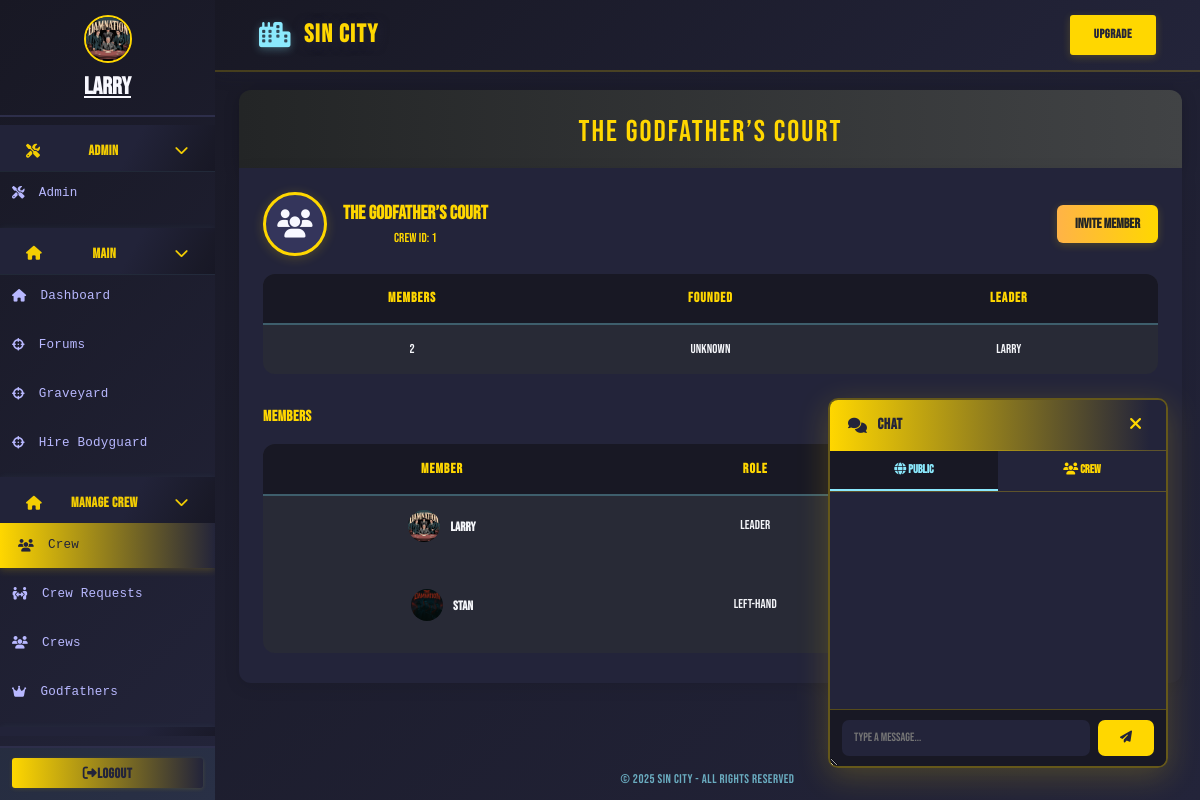
The page /crew/1 (signed in) on the database its author committed.
### models/character.py (models this page shows, shortened)
class Character(db.Model):
    __tablename__ = 'character'
    id = db.Column(db.Integer, primary_key=True)
    user_id = db.Column(db.Integer, db.ForeignKey('user.id'), nullable=True)
    user = db.relationship('User', backref=db.backref('linked_character', overlaps="linked_characters"), foreign_keys=[user_id], overlaps="linked_characters")
    name = db.Column(db.String(64), unique=True, nullable=False)
    bodyguards = db.Column(db.Integer, default=0)
    health = db.Column(db.Integer, default=100)
    money = db.Column(db.Integer, default=250)
    level = db.Column(db.Integer, default=1)
    xp = db.Column(db.Integer, default=0)
    last_crime_time = db.Column(db.DateTime, nullable=True)
    last_travel_time = db.Column(db.DateTime, nullable=True)
    city = db.Column(db.String(64), default="New York")
    gun_id = db.Column(db.Integer, db.ForeignKey('shop_item.id'))
    gun = db.relationship('ShopItem', foreign_keys=[gun_id])
    in_jail = db.Column(db.Boolean, default=False)
    jail_until = db.Column(db.DateTime, nullable=True)
    bar_timer = db.Column(db.DateTime, nullable=True)
    bar_cooldown = db.Column(db.Integer, default=60)
    crime_group_id = db.Column(db.Integer, db.ForeignKey('organized_crime.id'))
    crime_group = db.relationship("OrganizedCrime", back_populates="members", foreign_keys=[crime_group_id])
    master_id = db.Column(db.Integer, db.ForeignKey('user.id'))
    equipped_gun_id = db.Column(db.Integer, db.ForeignKey('gun.id'), nullable=True)
    equipped_gun = db.relationship('Gun', foreign_keys=[equipped_gun_id])
    earn_streak = db.Column(db.Integer, default=0)
    last_earned = db.Column(db.DateTime, nullable=True)
    is_alive = db.Column(db.Boolean, default=True)
    profile_image = db.Column(db.String(255), nullable=True)
    crew_id = db.Column(db.Integer, db.ForeignKey('crew.id'))
    linked_user = db.relationship('User', foreign_keys=[user_id], overlaps="linked_character,linked_characters,user")
    crew = db.relationship('Crew', backref='characters')
    bio = db.Column(db.Text, default="")
    bodyguard_names = db.Column(db.Text, default="[]")  # Store as JSON list of names

### models/crew.py (models this page shows)
class Crew(db.Model):
    __tablename__ = 'crew'
    id = db.Column(db.Integer, primary_key=True)
    name = db.Column(db.String(150), unique=True, nullable=False)
    members = db.relationship('User', backref='crew', lazy=True)

class CrewMember(db.Model):
    id = db.Column(db.Integer, primary_key=True)
    crew_id = db.Column(db.Integer, db.ForeignKey('crew.id'), nullable=False)
    user_id = db.Column(db.Integer, db.ForeignKey('user.id', ondelete='CASCADE'), nullable=False)
    role = db.Column(db.String(20), default='member')
    crew = db.relationship('Crew', backref='crew_members')
    user = db.relationship('User', backref='crew_roles')

### app.py (the view)
@app.route('/crew/<int:crew_id>')
@login_required
def crew_page(crew_id):
    character = Character.query.filter_by(master_id=current_user.id, is_alive=True).first()
    crew = Crew.query.get_or_404(crew_id)
    members = CrewMember.query.filter_by(crew_id=crew.id).all()
    invite_form = InviteForm()
    leave_form = LeaveForm()
    member_forms = [(member, RoleForm(new_role=member.role)) for member in members]
    current_user_role = None
    for m in members:
        if m.user_id == current_user.id:
            current_user_role = m.role
    if character.in_jail and character.jail_until and character.jail_until > datetime.utcnow():
        remaining = character.jail_until - datetime.utcnow()
        mins, secs = divmod(int(remaining.total_seconds()), 60)
        flash(f"You are in jail for {mins}m {secs}s.", "danger")
        return redirect(url_for('jail'))
    member_forms = []
    for member in members:
        form = CrewRoleForm(prefix=str(member.id))
        form.new_role.data = member.role  # Set default
        member_forms.append((member, form))
    return render_template(
        'crew_page.html',
        crew=crew,
        members=members,
        invite_form=invite_form,
        leave_form=leave_form,
        member_forms=member_forms,
        current_user_role=current_user_role
    )

### templates/crew_page.html (shortened to what this page needs)
{% extends "base.html" %}
{% block content %}
<div class="forums-header">
    <h1>{{ crew.name }}</h1>
</div>
<div class="forums-list">
    <div style="display:flex;justify-content:space-between;align-items:center;flex-wrap:wrap;gap:18px;margin-bottom:18px;">
        <div style="display:flex;align-items:center;gap:16px;">
            <div class="crew-logo" style="width:64px;height:64px;border-radius:50%;background:#34355b;display:flex;align-items:center;justify-content:center;font-size:2.2em;border:3px solid #ffd700;object-fit:cover;box-shadow:0 2px 12px #ffd70033;">
                <i class="fas fa-users"></i>
            </div>
            <div>
                <div class="forum-link" style="font-size:1.5em;">{{ crew.name }}</div>
                <div class="forum-desc" style="color:#ffd700;">Crew ID: {{ crew.id }}</div>
            </div>
        </div>
        <div class="forum-actions" style="align-items:flex-end;">
            {% if current_user_role == 'leader' %}
                <form method="POST" action="{{ url_for('invite_to_crew') }}">
                    {{ invite_form.submit(class_="btn btn-primary") }}
                </form>
            {% elif current_user_role in ['right_hand', 'left_hand'] %}
                <form method="POST" action="{{ url_for('invite_to_crew') }}">
                    {{ invite_form.hidden_tag() }}
                    {{ invite_form.submit(class_="btn btn-primary") }}
                </form>
            {% endif %}
        </div>
    </div>
    <table class="forum-table" style="margin-bottom:32px;">
        <tr>
            <th style="width:20%;">Members</th>
            <th style="width:20%;">Founded</th>
            <th style="width:20%;">Leader</th>
        </tr>
        <tr>
            <td>{{ members|length }}</td>
            <td>{{ crew.created_at.strftime('%b %d, %Y') if crew.created_at else 'Unknown' }}</td>
            <td>
                {% for member in members %}
                    {% if member.role == 'leader' %}
                        {{ member.user.character.name if member.user and member.user.character else 'Unknown' }}
                    {% endif %}
                {% endfor %}
            </td>
        </tr>
    </table>
    <div class="forum-section-title" style="color:#ffd700;font-size:1.18em;font-weight:700;margin-bottom:16px;margin-top:24px;letter-spacing:0.5px;text-align:left;">
        Members
    </div>
    <table class="forum-table">
        <tr>
            <th style="width:40%;">Member</th>
            <th style="width:30%;">Role</th>
            <th style="width:30%;">Actions</th>
        </tr>
        {% for member, role_form in member_forms %}
        <tr>
            <td>
                {% set character = member.user.character if member.user and member.user.character else None %}
                {% if character and character.profile_image %}
                  <img src="{{ url_for('static', filename=character.profile_image) if not character.profile_image.startswith('http') else character.profile_image }}" class="crew-avatar" alt="avatar" style="width:32px;height:32px;border-radius:50%;margin-right:8px;">
                {% else %}
                  <span class="crew-avatar" style="width:32px;height:32px;border-radius:50%;margin-right:8px;"><i class="fas fa-user"></i></span>
                {% endif %}
                <strong>
                  {{ character.name if character else "Unknown user (ID " ~ member.user_id ~ ")" }}
                </strong>
            </td>
            <td>
                {% if member.role == 'leader' %}
                  <span class="badge-role badge-leader">Leader</span>
                {% elif member.role == 'right hand' %}
                  <span class="badge-role badge-right">Right-Hand</span>
                {% elif member.role == 'left hand' %}
                  <span class="badge-role badge-left">Left-Hand</span>
                {% else %}
                  <span class="badge-role badge-member">Member</span>
                {% endif %}
            </td>
            <td>
                {% if member.user and current_user.id != member.user.id and current_user_role == 'leader' %}
                <form method="POST" action="{{ url_for('update_crew_role', crew_member_id=member.id) }}" class="crew-role-form" style="display:inline;">
                </form>
                {% endif %}
            </td>
        </tr>
        {% endfor %}
    </table>
</div>
{% endblock %}

### templates/base.html (shortened to what this page needs)
<!DOCTYPE html>
<html lang="en">
<head>
  <link rel="stylesheet" href="https://cdn.jsdelivr.net/npm/bootstrap@4.6.2/dist/css/bootstrap.min.css">
  <link rel="stylesheet" href="https://cdnjs.cloudflare.com/ajax/libs/font-awesome/6.4.2/css/all.min.css">
</head>
<body class="fade-in">
  <div class="layout-root fade-in">
    {% block sidebar %}
    <div class="sidebar {% if request.endpoint in ['login', 'register'] %}d-none{% endif %}">
      <nav class="sidebar">
        {% if current_user.is_authenticated %}
          <div class="sidebar-user">
            {% set character = current_character %}
            {% if character and character.profile_image %}
              <img
                src="{{ url_for('static', filename=character.profile_image) if not character.profile_image.startswith('http') else character.profile_image }}"
                class="crew-avatar"
                alt="avatar"
                style="width:48px;height:48px;border-radius:50%;margin-bottom:6px;border:2px solid #ffd700;object-fit:cover;"
              >
            {% else %}
              <i id="char-name" class="fas fa-user-circle"></i>
            {% endif %}
            {% if character %}
              <a href="{{ url_for('profile_by_id', char_id=character.id) }}" style="color:inherit; text-decoration: underline;">
                <strong>{{ character.name }}</strong>
              </a>
            {% else %}
              <span><strong>No character</strong></span>
            {% endif %}
          </div>
        {% endif %}
        <div class="sidebar-nav">
          {% if current_user.is_authenticated and current_user.is_admin %}
          <div class="sidebar-category">
            <div class="sidebar-category-title collapsible" onclick="toggleSidebarCategory(this)">
              <i class="fas fa-tools"></i> Admin
              <span class="collapse-arrow"><i class="fas fa-chevron-down"></i></span>
            </div>
            <div class="sidebar-subnav">
              <a href="{{ url_for('admin.admin_dashboard') }}" class="{% if request.endpoint == 'admin.index' %}active{% endif %}">
                <i class="fas fa-tools"></i> <span>Admin</span>
              </a>
            </div>
          </div>
          {% endif %}
          <div class="sidebar-category">
            <div class="sidebar-category-title collapsible" onclick="toggleSidebarCategory(this)">
              <i class="fas fa-home"></i> Main
              <span class="collapse-arrow"><i class="fas fa-chevron-down"></i></span>
            </div>
            <div class="sidebar-subnav">
              <a href="{{ url_for('dashboard') }}" class="{% if request.endpoint == 'dashboard' %}active{% endif %}">
                <i class="fas fa-home"></i> <span>Dashboard</span>
              </a>
              <a href="{{ url_for('forums') }}" class="{% if request.endpoint == 'forums' %}active{% endif %}">
                <i class="fas fa-crosshairs"></i> <span>Forums</span>
              </a>
              <a href="{{ url_for('graveyard') }}" class="{% if request.endpoint == 'graveyard' %}active{% endif %}">
                <i class="fas fa-crosshairs"></i> <span>Graveyard</span>
              </a>
              <a href="{{ url_for('hire_bodyguard') }}" class="{% if request.endpoint == 'hire_bodyguard' %}active{% endif %}">
                <i class="fas fa-crosshairs"></i> <span>Hire Bodyguard</span>
              </a>
            </div>
          </div>
          <div class="sidebar-category">
            <div class="sidebar-category-title collapsible" onclick="toggleSidebarCategory(this)">
              <i class="fas fa-home"></i> Manage Crew
              <span class="collapse-arrow"><i class="fas fa-chevron-down"></i></span>
            </div>
            <div class="sidebar-subnav">
              {% if current_user.is_authenticated and current_character and current_character.crew_id %}
              <a href="{{ url_for('crew_page', crew_id=current_character.crew_id) }}" class="{% if request.endpoint == 'crew_page' %}active{% endif %}">
                <i class="fas fa-users"></i> <span>Crew</span>
              </a>
              {% endif %}
              {% if is_godfather %}
                <a href="{{ url_for('crew_requests') }}">
                  <i class='fas fa-people-arrows'></i><span> Crew Requests</span>
                </a>
              {% endif %}
              <a href="{{ url_for('crews', crew_id=current_character.crew_id) }}" class="{% if request.endpoint == 'crews' %}active{% endif %}">
                <i class="fas fa-users"></i> <span>Crews</span>
              </a>
              {% if current_character and current_character.level > 40 %}
              <a href="{{ url_for('godfathers_page') }}" class="{% if request.endpoint == 'godfathers_page' %}active{% endif %}">
                  <i class="fas fa-crown"></i> <span>Godfathers</span>
              </a>
              {% endif %}
            </div>
          </div>
          <div class="sidebar-category">
            <div class="sidebar-category-title collapsible" onclick="toggleSidebarCategory(this)">
            </div>
          </div>
        </div>
        <div class="sidebar-footer">
          {% if current_user.is_authenticated %}
          <a href="{{ url_for('logout') }}" class="btn"><i id="fas-fa" class="fas fa-sign-out-alt"></i><span>Logout</span> </a>
          {% endif %}
        </div>
      </nav>
    </div>
    {% endblock %}
    <div class="main-area">
      <header class="topbar">
        <span class="topbar-title">
          <i class="fas fa-city"></i> <a href="/"> {%block topbar_title %}Sin City{% endblock %}</a>
        </span>
        <div class="topbar-actions">
          {% block topbar_actions %}
          {% if current_user.is_authenticated and not current_user.premium %}
          <form action="{{ url_for('upgrade') }}" method="post" class="d-inline">
            {{ upgrade_form.submit(class_="btn") }}
          </form>
          {% elif current_user.is_authenticated and current_user.premium %}
          <span class="badge">
            <i class="fas fa-crown"></i> Premium
          </span>
          {% endif %}
          {% endblock %}
        </div>
      </header>
      <main class="content-area">
        {% block content %}{% endblock %}
      </main>
      <footer>
        &copy; {{ current_year if current_year else "2025" }} Sin City - All rights reserved
      </footer>
    </div>
    {% if current_user.is_authenticated %}
    <div id="floating-chat">
      <div class="chat-header">
        <span class="chat-title"><i class="fas fa-comments"></i> Chat</span>
        <button type="button" class="chat-close" onclick="toggleChat()" title="Close chat">
          <i class="fas fa-times"></i>
        </button>
      </div>
      <div class="chat-tabs">
        <button type="button" id="tab-public" class="chat-tab active-tab" onclick="switchTab('public')">
          <i class="fas fa-globe"></i> Public
        </button>
        <button type="button" id="tab-crew" class="chat-tab" onclick="switchTab('crew')">
          <i class="fas fa-users"></i> Crew
        </button>
      </div>
      <div id="chat-messages" class="chat-messages"></div>
      <form id="chat-form" method="POST" autocomplete="off">
        {{ chat_form.message(id="chat-input", maxlength=250, placeholder="Type a message...") }}
        <button type="submit" id="chat-submit"><i class="fas fa-paper-plane"></i></button>
      </form>
    </div>
    {% endif %}
  </div>
</body>
</html>

### rows shown on the page
Character: profile_image (picture), name "Larry"
Crew: name "The Godfather’s Court", id "1"
CrewMember: user.character "Larry", profile_image (picture), role "Leader"
CrewMember: profile_image (picture), role "Left-Hand"
Character: name "Stan"

### other values the page prints
{{ members|length }} "2"
{{ current_year if current_year else "2025" }} "2025"
